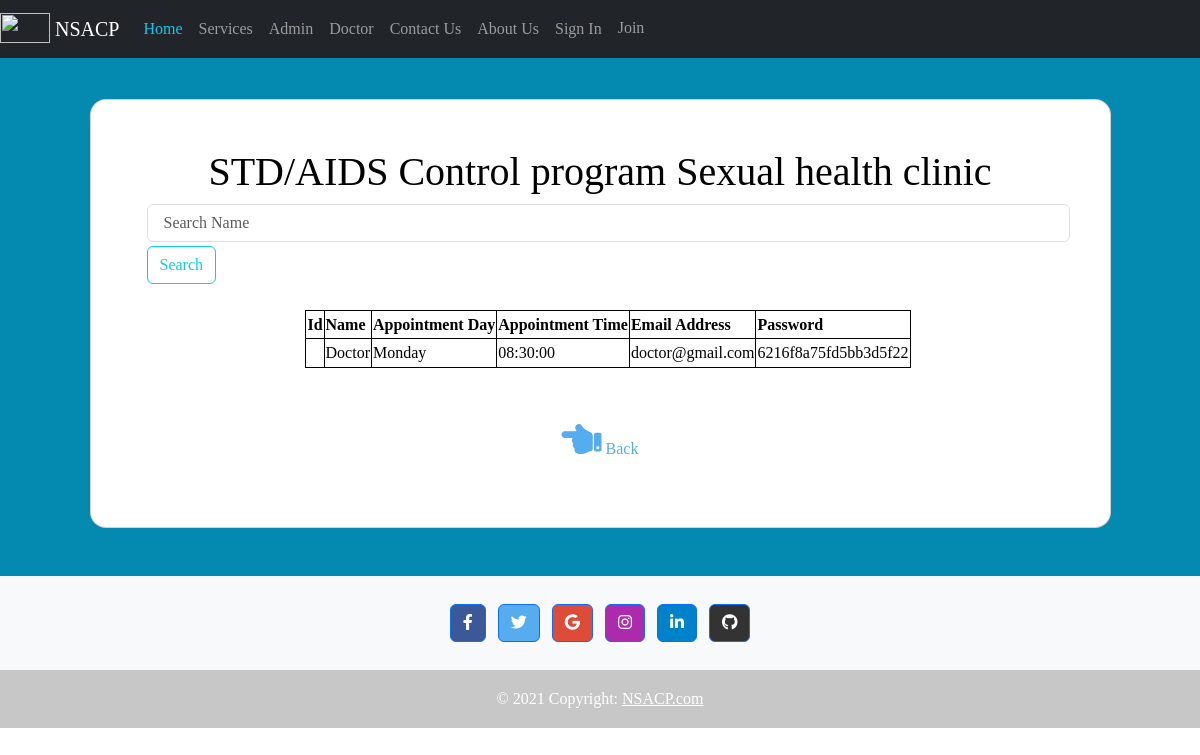
Screenshot of /doctor/doctor.php with the database file from the repository.
### tables this page shows
CREATE TABLE `doctor` (
  `id` int(11) NOT NULL,
  `Name` varchar(100) NOT NULL,
  `AppointmentDay` varchar(50) NOT NULL,
  `AppointmentTime` time NOT NULL,
  `EmailAddress` varchar(100) NOT NULL,
  `Password` varchar(20) NOT NULL
);

### doctor/doctor.php (the view, shortened to what this page needs)
<?php
if (isset($_POST['search'])) {
  $valueToSearch = $_POST['searchName'];
  $query = "SELECT * FROM `doctor` WHERE CONCAT(`Id`, `Name`) LIKE '%" . $valueToSearch . "%'";
  $search_result = filterTable($query);
} else {
  $query = "SELECT * FROM `doctor` WHERE 1";
  $search_result = filterTable($query);
}
function filterTable($query)
{
  $connect = mysqli_connect("127.0.0.1", "root", "", "hospital");
  $filter_Result = mysqli_query($connect, $query);
  return $filter_Result;
}
?>
<!DOCTYPE html>
<html>
<head>
  <link rel="stylesheet" href="Bootstrap/css/bootstrap.min.css">
  <link rel="stylesheet" href="Bootstrap/css/bootstrap.css">
  <link rel="stylesheet" href="https://cdnjs.cloudflare.com/ajax/libs/font-awesome/5.15.4/css/all.min.css" />
  <link rel="stylesheet" href="css/style.css">
</head>
<body>
  <nav class="navbar navbar-expand-lg fixed-top navbar-dark bg-dark">
    <a class="navbar-brand" href="index.html">
      <img src="Images/logo.jpg" width="50px" height="30px" class="d-inline-block align-top" alt="">
      NSACP
    </a>
    <div class="collapse navbar-collapse" id="navbarNav">
      <ul class="navbar-nav ml-auto">
        <li class="nav-item active">
          <a class="nav-link text-info font-weight-bold" href="index.html">Home <span class="sr-only">(current)</span></a>
        </li>
        <li class="nav-item">
          <a class="nav-link" href="services.html">Services</a>
        </li>
        <li class="nav-item">
          <a class="nav-link" href="adminLogin.html">Admin</a>
        </li>
        <li class="nav-item">
          <a class="nav-link" href="doctorLogin.html">Doctor</a>
        </li>
        <li class="nav-item">
          <a class="nav-link" href="contactUs.html">Contact Us</a>
        </li>
        <li class="nav-item">
          <a class="nav-link" href="aboutUs.html">About Us</a>
        </li>
        <li class="nav-item">
          <a class="nav-link ml-4" href="login.html">Sign In</a>
        </li>
        <li class="nav-item" style="color: Warning;">
          <a class="nav-link btn btn-info pl-4 pr-4 btn-sm" href="register.html">Join</a>
        </li>
      </ul>
    </div>
  </nav>
  <br>
  <br>
  <section class="vh-200" style="background-color: #0489B1;">
    <div class="container py-5 h-100">
      <div class="row d-flex justify-content-center align-items-center h-100">
        <div class="col col-xl-11">
          <div class="card" style="border-radius: 1rem;">
            <div class="row g-0">
              <div class="col-md-3 col-lg-12 d-flex align-items-center">
                <div class="card-body p-4 p-lg-5 text-black">
                  <h1 class="text-center"> STD/AIDS Control program Sexual health clinic</h1>
                  <form class="mx-2 my-auto w-100" action="doctor.php" method="post">
                  <input class="form-control mr-sm-2 my-1" type="text" name="searchName" placeholder=" Search Name">
                    <input class="btn btn-outline-info float-right my-2 my-sm-0 " type="submit" name="search" value="Search">
                    <br><br>
                    <table>
                      <tr>
                        <th> Id </th>
                        <th> Name </th>
                        <th> Appointment Day </th>
                        <th> Appointment Time </th>
                        <th> Email Address </th>
                        <th> Password </th>
                      </tr>
                      <?php while ($row = mysqli_fetch_array($search_result)) : ?>
                        <tr>
                          <td><?php echo $row['Id']; ?></td>
                          <td><?php echo $row['Name']; ?></td>
                          <td><?php echo $row['AppointmentDay']; ?></td>
                          <td><?php echo $row['AppointmentTime']; ?></td>
                          <td><?php echo $row['EmailAddress']; ?></td>
                          <td><?php echo $row['Password']; ?></td>
                        </tr>
                      <?php endwhile; ?>
                    </table>
                  </form>
                  <br>
                  <br>
                      <a href="doctorLogin.html" class="nav-link btn-lg text-center" style="color: #55acee;"><i class="fas fa-hand-point-left" style="color: #55acee;"></i> <span>Back</span></a>
                </div>
              </div>
            </div>
          </div>
        </div>
      </div>
    </div>
  </section>
  <section class="footer">
    <footer class="bg-light text-center text-white">
      <div class="container p-4 pb-0">
        <section class="mb-4">
          <a class="btn btn-primary btn-floating m-1" style="background-color: #3b5998;" href="#!" role="button"><i class="fab fa-facebook-f"></i></a>
          <a class="btn btn-primary btn-floating m-1" style="background-color: #55acee;" href="#!" role="button"><i class="fab fa-twitter"></i></a>
          <a class="btn btn-primary btn-floating m-1" style="background-color: #dd4b39;" href="#!" role="button"><i class="fab fa-google"></i></a>
          <a class="btn btn-primary btn-floating m-1" style="background-color: #ac2bac;" href="#!" role="button"><i class="fab fa-instagram"></i></a>
          <a class="btn btn-primary btn-floating m-1" style="background-color: #0082ca;" href="#!" role="button"><i class="fab fa-linkedin-in"></i></a>
          <a class="btn btn-primary btn-floating m-1" style="background-color: #333333;" href="#!" role="button"><i class="fab fa-github"></i></a>
        </section>
      </div>
      <div class="text-center p-3" style="background-color: rgba(0, 0, 0, 0.2);">
        &copy 2021 Copyright:
        <a class="text-white" href="#">NSACP.com</a>
      </div>
    </footer>
  </section>
</body>
</html>

### css/style.css (style rules this page uses)
:root { --main-color:#2980b9; --orange:#f39c12; --red:#e74c3c; --black:#02041d; --white:#fff; --light-color:#666; --light-bg:#eee; --border:.2rem solid var(--black); --box-shadow:0 .5rem 1rem rgba(0,0,0,.1); }
body { font-family: "Times New Roman", Times, serif; font-size: 16px; line-height: 1.6; }
.fas { color: #55acee; font-size: 40px; padding-bottom: 20px; }

### doctor/doctor.php (style rules this page uses)
table, tr, th, td { margin: auto; border: 1px solid black; }

### rows the page displays
doctor: Name "Doctor", AppointmentDay "Monday", AppointmentTime "08:30:00", EmailAddress "doctor@gmail.com", Password "6216f8a75fd5bb3d5f22"
